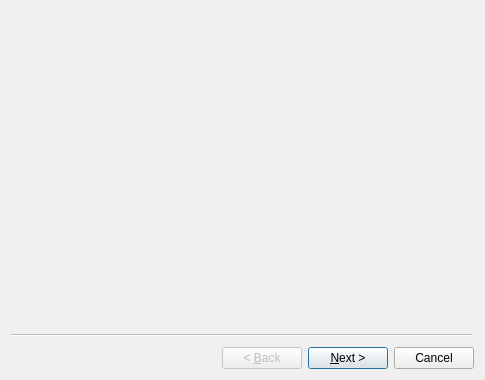
<?xml version="1.0" encoding="UTF-8"?>
<ui version="4.0">
 <class>Wizard</class>
 <widget class="QWizard" name="Wizard">
  <property name="geometry">
   <rect>
    <x>0</x>
    <y>0</y>
    <width>485</width>
    <height>380</height>
   </rect>
  </property>
  <property name="windowTitle">
   <string>Wizard</string>
  </property>
  <widget class="ProjectSetPage" name="wizardPage1"/>
  <widget class="ConfirmPage" name="wizardPage2"/>
 </widget>
 <customwidgets>
  <customwidget>
   <class>ProjectSetPage</class>
   <extends>QWizardPage</extends>
   <header>projectsetpage.h</header>
   <container>1</container>
  </customwidget>
  <customwidget>
   <class>ConfirmPage</class>
   <extends>QWizardPage</extends>
   <header>confirmpage.h</header>
   <container>1</container>
  </customwidget>
 </customwidgets>
 <resources/>
 <connections/>
</ui>
